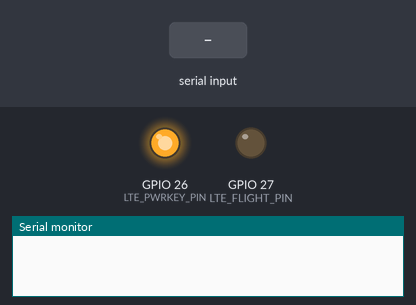
Bench run of a sketch on a simulated ESP32. Parts: output pins drawn as LEDs (lit = HIGH), the last lines printed to the serial monitor. Inputs (shaded band) come from the test bench. Random numbers use the default seed unless the sketch sets one; the modem accepts every AT command (registered, SIM ready, sends succeed) and sends nothing else.

Above: at 0.2 s.
At 18.3 s:
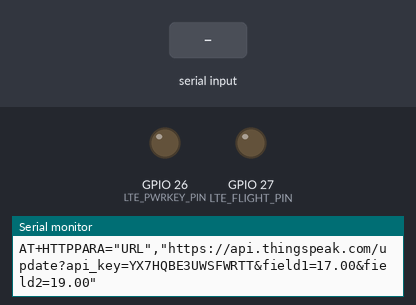
18.4 s: "1" received over the second serial link
Timing chart, 0 to 21.4 s (numbered marks = the images above; inputs shaded):
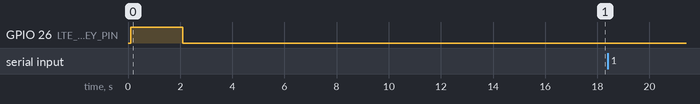

The sketch:

ThinkSpeak_ReciveData.ino
```cpp
#include <stdio.h>
#include <string.h>
//#include <DHT.h>

//Change the API key to yours
String Apikey = "YX7HQBE3UWSFWRTT";

#define DEBUG true
#define LTE_RESET_PIN 33
#define LTE_PWRKEY_PIN 26
#define LTE_FLIGHT_PIN 27
//#define Sensor_PIN 3  //D3-DHT11

//DHT  dht(Sensor_PIN,DHT11);
#define MODEM_RXD 16
#define MODEM_TXD 17

#define UART_BAUD 115200
void setup()
{
    Serial.begin(115200);
    //while (!SerialUSB)
    {
      ; // wait for Arduino serial Monitor port to connect
    }
    //Serial1.begin(115200);

    Serial1.begin(UART_BAUD, SERIAL_8N1, MODEM_RXD, MODEM_TXD);

    pinMode(LTE_RESET_PIN, OUTPUT);
    digitalWrite(LTE_RESET_PIN, LOW);

    pinMode(LTE_PWRKEY_PIN, OUTPUT);
    digitalWrite(LTE_RESET_PIN, LOW);
    delay(100);
    digitalWrite(LTE_PWRKEY_PIN, HIGH);
    delay(2000);
    digitalWrite(LTE_PWRKEY_PIN, LOW);

    pinMode(LTE_FLIGHT_PIN, OUTPUT);
    digitalWrite(LTE_FLIGHT_PIN, LOW);//Normal Mode

    delay(5000);


    /*ModuleState = moduleStateCheck();
    if (ModuleState == false) //if it's off, turn on it.
    {
        digitalWrite(PWR_KEY, LOW);
        delay(3000);
        digitalWrite(PWR_KEY, HIGH);
        delay(10000);
        SerialUSB.println("Now turnning the SIM7600 on.");
    }*/


    sendData("AT+CCID", 3000, DEBUG);
    sendData("AT+CREG?", 3000, DEBUG);
    sendData("AT+CGATT=1", 1000, DEBUG);
    sendData("AT+CGACT=1,1", 1000, DEBUG);
    sendData("AT+CGDCONT=1,\"IP\",\"jionet\"", 1000, DEBUG);

    //sendData("AT+CIPSTART=\"TCP\",\"www.mirocast.com\",80", 2000, DEBUG);
    Serial.println("4G HTTP Test Begin!");

//    dht.begin();
    delay(1000);
}

void loop()
{
     float t= random(10,30);
     float h= random(10, 20);
     Serial.print("Humidity: ");
     Serial.print(h);
     Serial.println("%");
     Serial.print("Temperature: ");
     Serial.print(t);
     Serial.println("*C");
     delay(1000);

    //-----------HTTP---------------------
    String http_str = "AT+HTTPPARA=\"URL\",\"https://api.thingspeak.com/update?api_key=" + Apikey + "&field1=" + (String)t + "&field2=" + (String)h + "\"\r\n";
    Serial.println(http_str);

    sendData("AT+HTTPINIT\r\n", 2000, DEBUG);
    sendData(http_str, 2000, DEBUG);
    sendData("AT+HTTPACTION=0\r\n", 3000, DEBUG);
    sendData("AT+HTTPTERM\r\n", 3000, DEBUG);

    delay(5000);
}

bool moduleStateCheck()
{
    int i = 0;
    bool moduleState = false;
    for (i = 0; i < 5; i++)
    {
        String msg = String("");
        msg = sendData("AT", 1000, DEBUG);
        if (msg.indexOf("OK") >= 0)
        {
            Serial.println("SIM7600 Module had turned on.");
            moduleState = true;
        }
        delay(1000);
    }
    return moduleState;
}

String sendData(String command, const int timeout, boolean debug)
{
  String response = "";
  Serial1.println(command);

  long int time = millis();
  while ( (time + timeout) > millis())
  {
    while (Serial1.available())
    {
      char c = Serial1.read();
      response += c;
    }
  }
  if (debug)
  {
    Serial.print(response);
  }
  return response;
}
```
